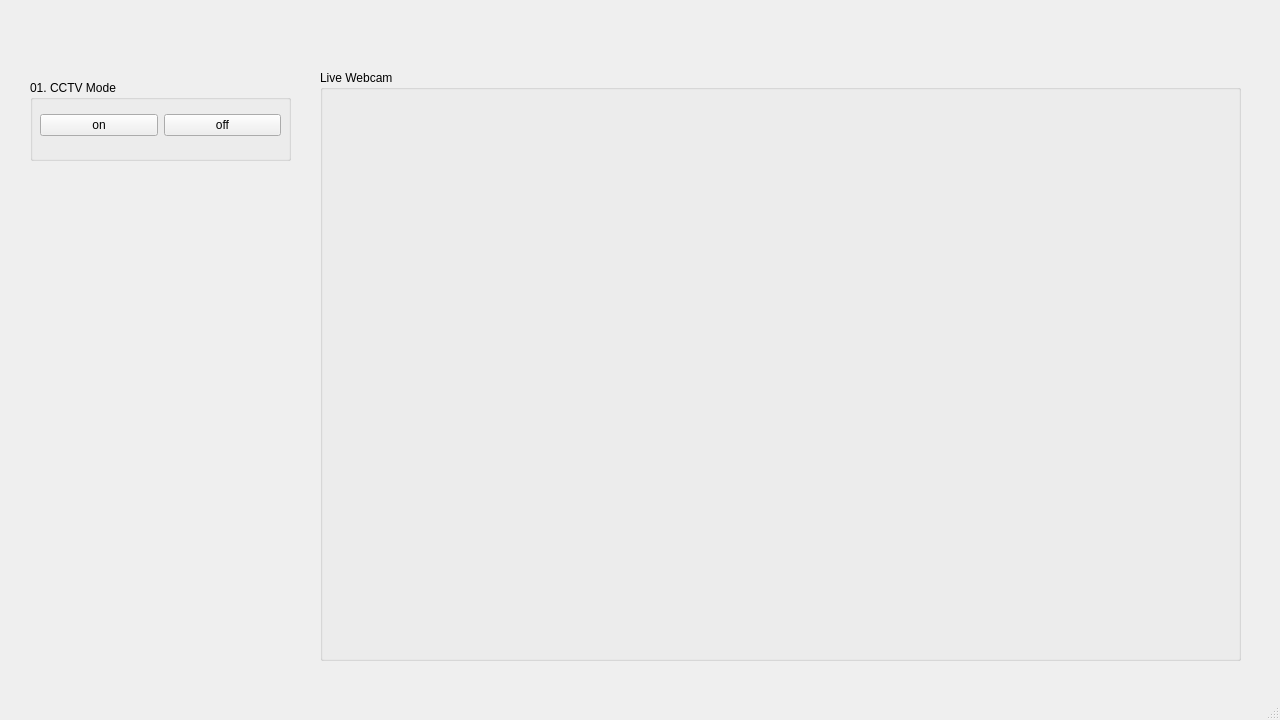
<?xml version="1.0" encoding="UTF-8"?>
<ui version="4.0">
 <class>MainWindow</class>
 <widget class="QMainWindow" name="MainWindow">
  <property name="geometry">
   <rect>
    <x>0</x>
    <y>0</y>
    <width>1280</width>
    <height>720</height>
   </rect>
  </property>
  <property name="windowTitle">
   <string>MainWindow</string>
  </property>
  <widget class="QWidget" name="centralwidget">
   <widget class="QGroupBox" name="groupBox">
    <property name="geometry">
     <rect>
      <x>30</x>
      <y>80</y>
      <width>261</width>
      <height>81</height>
     </rect>
    </property>
    <property name="title">
     <string>01. CCTV Mode</string>
    </property>
    <widget class="QWidget" name="horizontalLayoutWidget">
     <property name="geometry">
      <rect>
       <x>10</x>
       <y>20</y>
       <width>241</width>
       <height>51</height>
      </rect>
     </property>
     <layout class="QHBoxLayout" name="horizontalLayout">
      <item>
       <widget class="QPushButton" name="pushButton_2">
        <property name="text">
         <string>on</string>
        </property>
       </widget>
      </item>
      <item>
       <widget class="QPushButton" name="pushButton">
        <property name="text">
         <string>off</string>
        </property>
       </widget>
      </item>
     </layout>
    </widget>
   </widget>
   <widget class="QGroupBox" name="groupBox_2">
    <property name="geometry">
     <rect>
      <x>320</x>
      <y>70</y>
      <width>921</width>
      <height>591</height>
     </rect>
    </property>
    <property name="title">
     <string>Live Webcam</string>
    </property>
   </widget>
  </widget>
  <widget class="QMenuBar" name="menubar">
   <property name="geometry">
    <rect>
     <x>0</x>
     <y>0</y>
     <width>1280</width>
     <height>26</height>
    </rect>
   </property>
  </widget>
  <widget class="QStatusBar" name="statusbar"/>
 </widget>
 <resources/>
 <connections/>
</ui>
